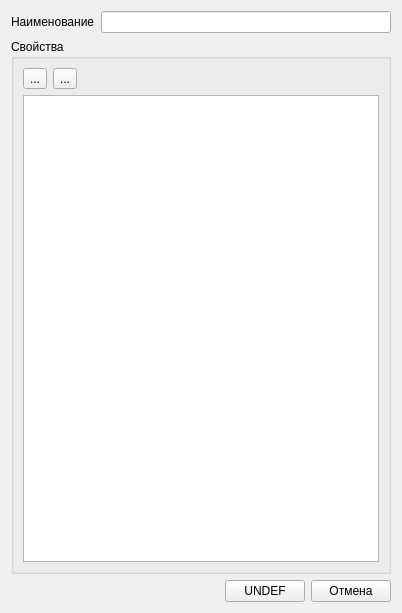
<?xml version="1.0" encoding="UTF-8"?>
<ui version="4.0">
 <class>UnitForm</class>
 <widget class="QWidget" name="UnitForm">
  <property name="geometry">
   <rect>
    <x>0</x>
    <y>0</y>
    <width>402</width>
    <height>613</height>
   </rect>
  </property>
  <property name="windowTitle">
   <string>Form</string>
  </property>
  <layout class="QVBoxLayout" name="verticalLayout_4">
   <item>
    <layout class="QHBoxLayout" name="horizontalLayout_8">
     <item>
      <widget class="QLabel" name="label_3">
       <property name="text">
        <string>Наименование</string>
       </property>
      </widget>
     </item>
     <item>
      <widget class="QLineEdit" name="lineEdit"/>
     </item>
    </layout>
   </item>
   <item>
    <widget class="QGroupBox" name="groupBox">
     <property name="title">
      <string>Свойства</string>
     </property>
     <layout class="QVBoxLayout" name="verticalLayout_3">
      <item>
       <layout class="QHBoxLayout" name="horizontalLayout_7">
        <item>
         <widget class="QToolButton" name="btnCreateProperty">
          <property name="text">
           <string>...</string>
          </property>
          <property name="icon">
           <iconset resource="energo.qrc">
            <normaloff>:/icons/ed519dacc89b2bead3f453b0b05a4a8b.png</normaloff>:/icons/ed519dacc89b2bead3f453b0b05a4a8b.png</iconset>
          </property>
         </widget>
        </item>
        <item>
         <widget class="QToolButton" name="btnDeleteProperty">
          <property name="text">
           <string>...</string>
          </property>
          <property name="icon">
           <iconset resource="energo.qrc">
            <normaloff>:/icons/51efe0e04f50db6a32d32eb749ebb30e.png</normaloff>:/icons/51efe0e04f50db6a32d32eb749ebb30e.png</iconset>
          </property>
         </widget>
        </item>
        <item>
         <spacer name="horizontalSpacer_5">
          <property name="orientation">
           <enum>Qt::Horizontal</enum>
          </property>
          <property name="sizeHint" stdset="0">
           <size>
            <width>40</width>
            <height>20</height>
           </size>
          </property>
         </spacer>
        </item>
       </layout>
      </item>
      <item>
       <widget class="QTableWidget" name="tableWidget"/>
      </item>
     </layout>
    </widget>
   </item>
   <item>
    <layout class="QHBoxLayout" name="horizontalLayout_9">
     <item>
      <spacer name="horizontalSpacer_6">
       <property name="orientation">
        <enum>Qt::Horizontal</enum>
       </property>
       <property name="sizeHint" stdset="0">
        <size>
         <width>40</width>
         <height>20</height>
        </size>
       </property>
      </spacer>
     </item>
     <item>
      <widget class="QPushButton" name="btnSaveUnit">
       <property name="text">
        <string>UNDEF</string>
       </property>
      </widget>
     </item>
     <item>
      <widget class="QPushButton" name="btnCloseForm">
       <property name="text">
        <string>Отмена</string>
       </property>
      </widget>
     </item>
    </layout>
   </item>
  </layout>
 </widget>
 <resources>
  <include location="energo.qrc"/>
 </resources>
 <connections/>
</ui>
